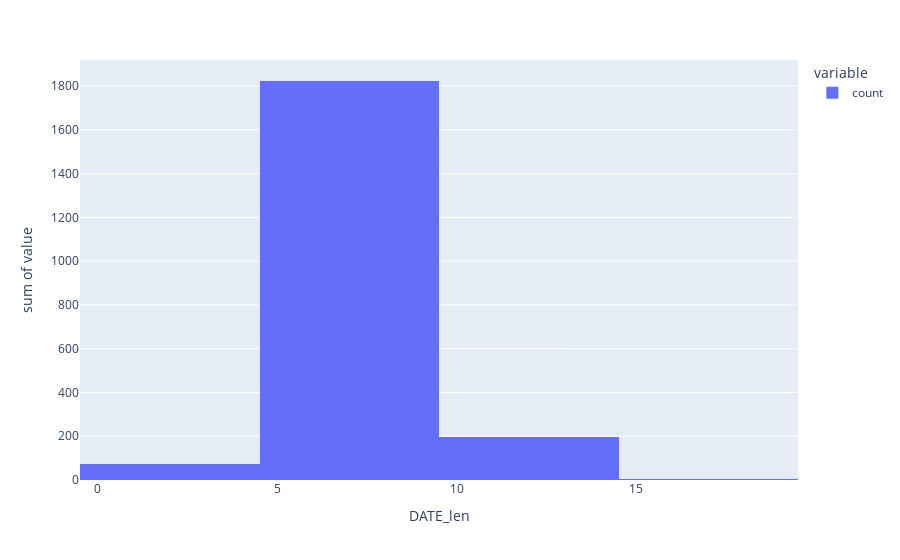
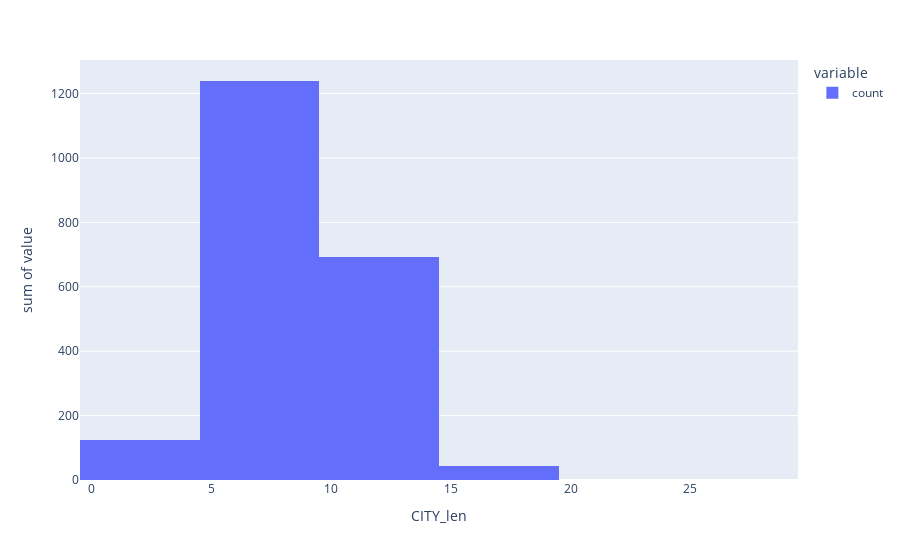
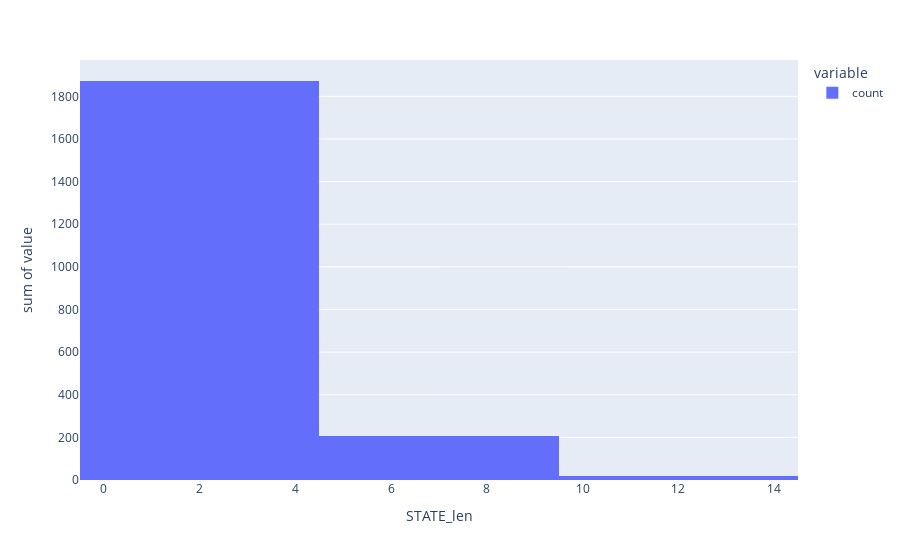
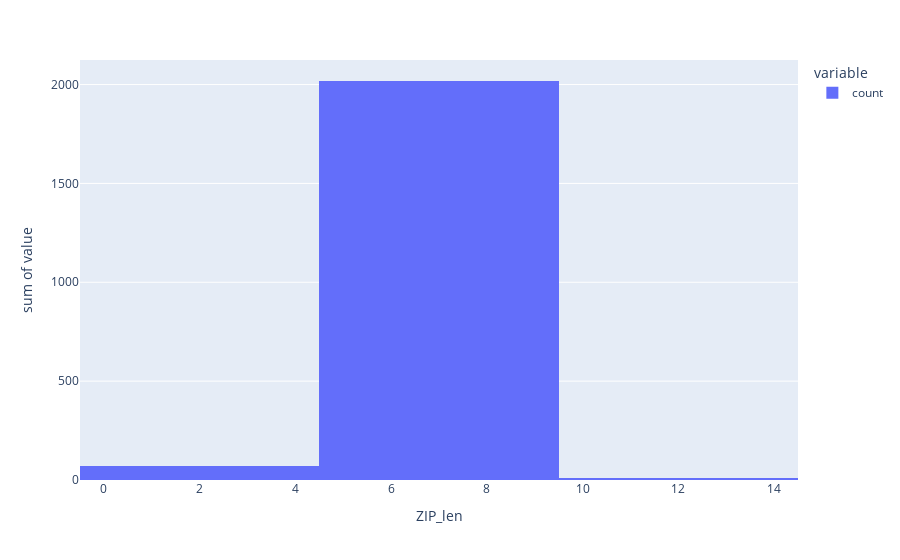

Notebook cell for these charts, in order:
### Code cell
for col_name in ['DATE_len', 'CITY_len', 'STATE_len', 'ZIP_len']:
    df_ = df.groupby([col_name]).size().to_frame().sort_values([0], ascending = False).reset_index()
    df_.columns = [col_name, 'count']
    fig = px.histogram(df_[:20], x=col_name,y = ['count']) 
    fig.show()
    
    
    print(col_name)
    print(f"""
    max: {np.max(df[col_name])}
    mean: { np.mean(df[col_name])}
    median: {np.median(df[col_name])}
    total unique: {df_.shape[0]}""")
    print("*"*100)

### Figure 1 — Plotly figure (JSON) as saved in the notebook; plotly's stock layout.template omitted (floating-point values rounded to 4 significant figures)
{"data": [{"alignmentgroup": "True", "bingroup": "x", "histfunc": "sum", "hovertemplate": "variable=count<br>DATE_len=%{x}<br>sum of value=%{y}<extra></extra>", "legendgroup": "count", "marker": {"color": "#636efa", "pattern": {"shape": ""}}, "name": "count", "offsetgroup": "count", "orientation": "v", "showlegend": true, "type": "histogram", "x": [7, 8, 6, 3, 10, 12, 13, 9, 11, 14, 5, 15, 17], "xaxis": "x", "y": [848, 677, 259, 73, 49, 49, 43, 33, 31, 26, 6, 4, 1], "yaxis": "y"}], "layout": {"barmode": "relative", "legend": {"title": {"text": "variable"}, "tracegroupgap": 0}, "margin": {"t": 60}, "xaxis": {"anchor": "y", "domain": [0, 1], "title": {"text": "DATE_len"}}, "yaxis": {"anchor": "x", "domain": [0, 1], "title": {"text": "sum of value"}}}}

### Figure 2 — Plotly figure (JSON) as saved in the notebook; plotly's stock layout.template omitted (floating-point values rounded to 4 significant figures)
{"data": [{"alignmentgroup": "True", "bingroup": "x", "histfunc": "sum", "hovertemplate": "variable=count<br>CITY_len=%{x}<br>sum of value=%{y}<extra></extra>", "legendgroup": "count", "marker": {"color": "#636efa", "pattern": {"shape": ""}}, "name": "count", "offsetgroup": "count", "orientation": "v", "showlegend": true, "type": "histogram", "x": [7, 9, 8, 10, 6, 11, 12, 5, 13, 3, 4, 14, 15, 16, 17, 19, 25], "xaxis": "x", "y": [340, 279, 258, 252, 246, 203, 120, 116, 83, 73, 52, 33, 26, 13, 3, 1, 1], "yaxis": "y"}], "layout": {"barmode": "relative", "legend": {"title": {"text": "variable"}, "tracegroupgap": 0}, "margin": {"t": 60}, "xaxis": {"anchor": "y", "domain": [0, 1], "title": {"text": "CITY_len"}}, "yaxis": {"anchor": "x", "domain": [0, 1], "title": {"text": "sum of value"}}}}

### Figure 3 — Plotly figure (JSON) as saved in the notebook; plotly's stock layout.template omitted (floating-point values rounded to 4 significant figures)
{"data": [{"alignmentgroup": "True", "bingroup": "x", "histfunc": "sum", "hovertemplate": "variable=count<br>STATE_len=%{x}<br>sum of value=%{y}<extra></extra>", "legendgroup": "count", "marker": {"color": "#636efa", "pattern": {"shape": ""}}, "name": "count", "offsetgroup": "count", "orientation": "v", "showlegend": true, "type": "histogram", "x": [2, 3, 4, 5, 8, 6, 7, 9, 10, 14, 11, 12, 0, 1, 13], "xaxis": "x", "y": [1235, 437, 198, 65, 50, 41, 39, 11, 11, 5, 2, 2, 1, 1, 1], "yaxis": "y"}], "layout": {"barmode": "relative", "legend": {"title": {"text": "variable"}, "tracegroupgap": 0}, "margin": {"t": 60}, "xaxis": {"anchor": "y", "domain": [0, 1], "title": {"text": "STATE_len"}}, "yaxis": {"anchor": "x", "domain": [0, 1], "title": {"text": "sum of value"}}}}

### Figure 4 — Plotly figure (JSON) as saved in the notebook; plotly's stock layout.template omitted (floating-point values rounded to 4 significant figures)
{"data": [{"alignmentgroup": "True", "bingroup": "x", "histfunc": "sum", "hovertemplate": "variable=count<br>ZIP_len=%{x}<br>sum of value=%{y}<extra></extra>", "legendgroup": "count", "marker": {"color": "#636efa", "pattern": {"shape": ""}}, "name": "count", "offsetgroup": "count", "orientation": "v", "showlegend": true, "type": "histogram", "x": [5, 3, 10, 1, 9], "xaxis": "x", "y": [2017, 72, 8, 1, 1], "yaxis": "y"}], "layout": {"barmode": "relative", "legend": {"title": {"text": "variable"}, "tracegroupgap": 0}, "margin": {"t": 60}, "xaxis": {"anchor": "y", "domain": [0, 1], "title": {"text": "ZIP_len"}}, "yaxis": {"anchor": "x", "domain": [0, 1], "title": {"text": "sum of value"}}}}
